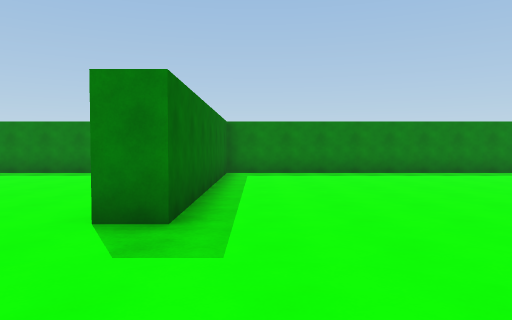
[1] (above)

24 first-person views from a walk through a scene from a Unity 3-D project. The camera is 1.5 m above the floor, tilts 2° down and sees 70° across. The floor is counted in squares, 2 m on a side. Each view is taken from the middle of a square. On the plan, view 1 faces up. The plan holds only what a view shows up to about 11 squares ahead; the rest is blank. The place goes on beyond the plan.

[2]
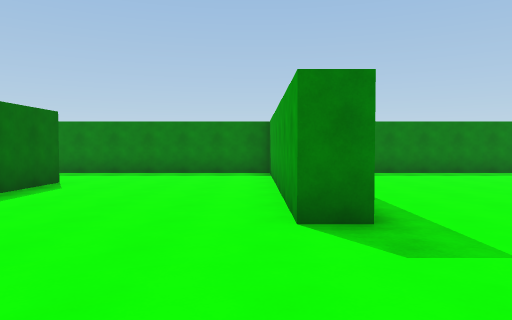

[3]
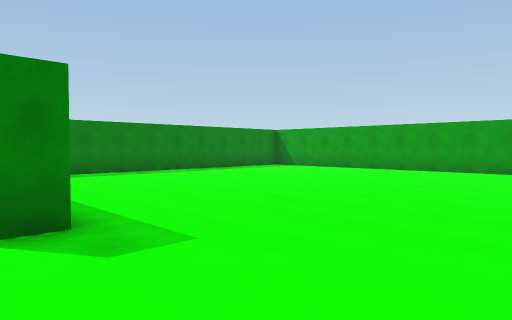

[4]
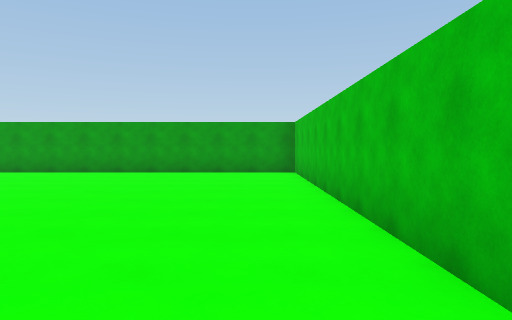

[5]
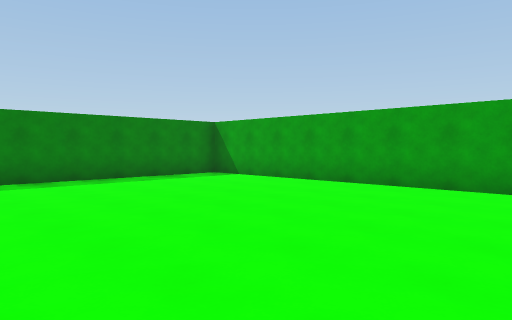

[6]
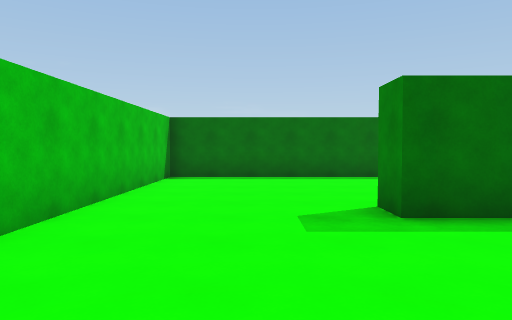

[7]
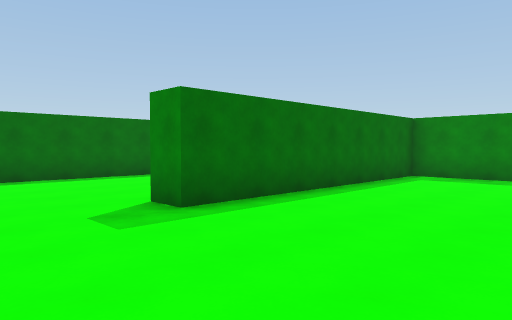

[8]
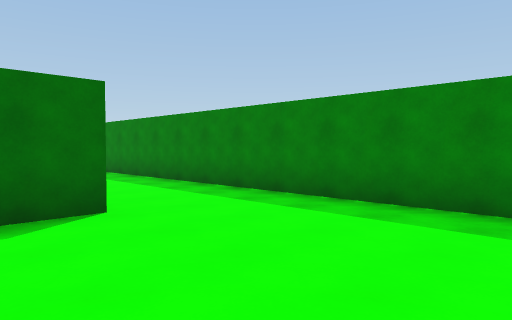

[9]
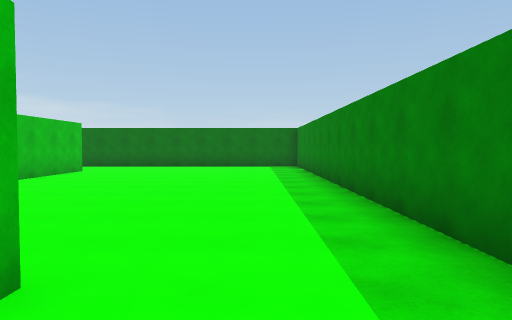

[10]
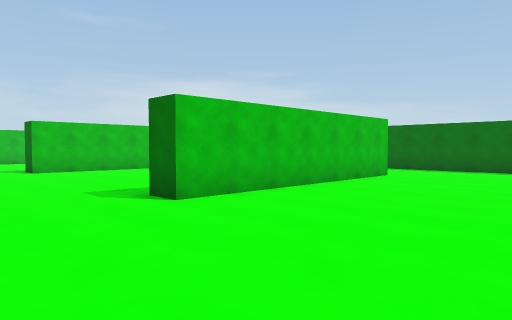

[11]
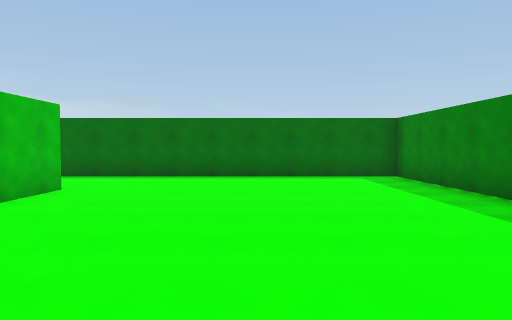

[12]
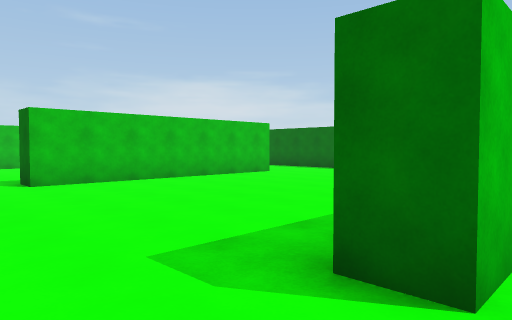

[13]
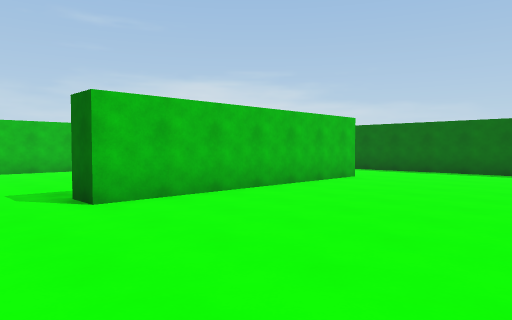

[14]
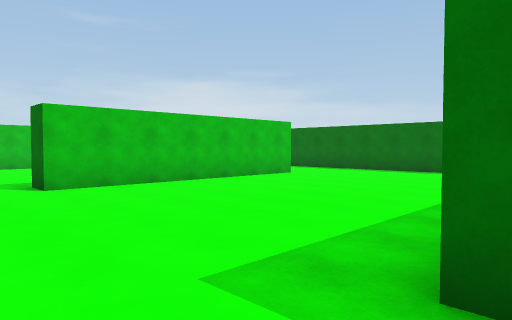

[15]
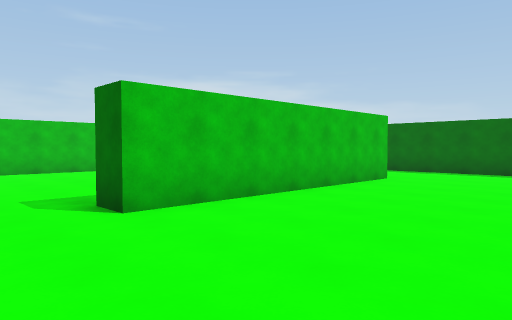

[16]
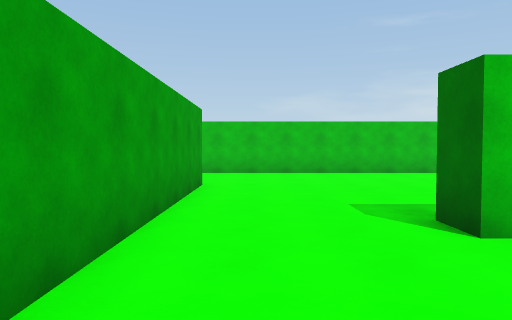

[17]
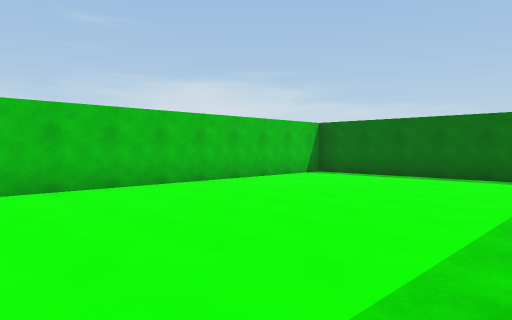

[18]
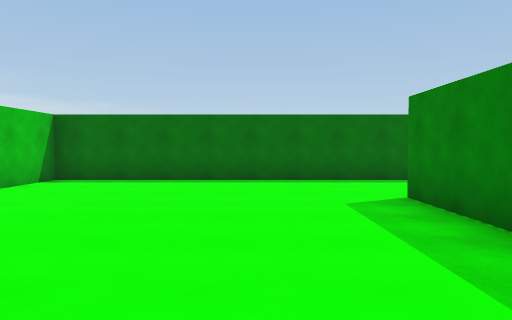

[19]
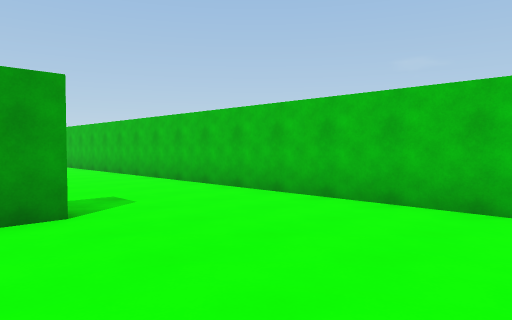

[20]
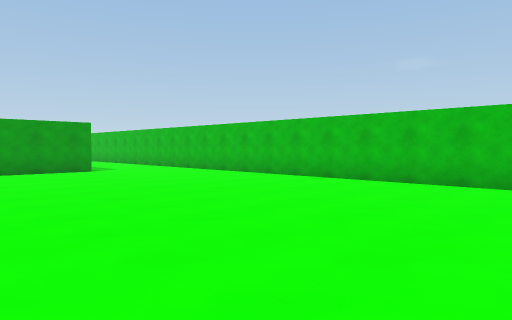

[21]
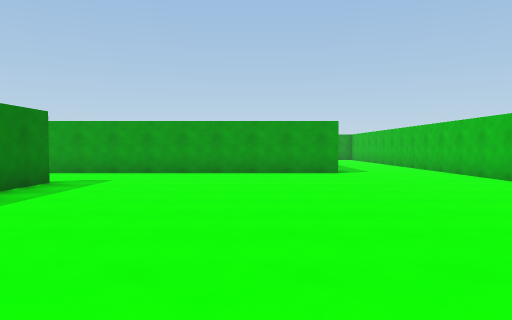

[22]
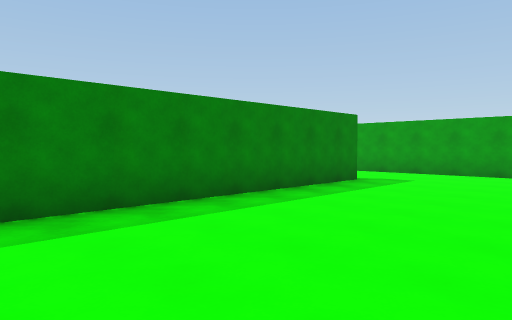

[23]
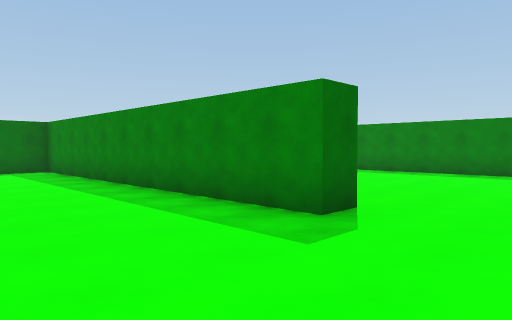

[24]
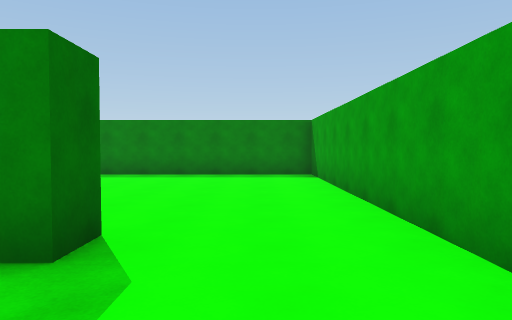

### Floor plan
Points are (right, up) in squares from view 1. A wall is a line through its corners. A room is listed if a view was taken in it or the views show most of it. See-through windows are left out.
Room 1 (views 1, 2, 3, 4, 5, 6, 7, 8, 9, 10)
walls: (-1.5, 10.6) (-7.5, 10.6); (-6.2, 7.8) (-6.2, -0.2) (9.9, -0.2) (9.9, 10.6) (-0.8, 10.6) (-0.8, 3.5) (-1.6, 3.5) (-1.6, 10.4)
ways out: opening at (-8, 9) to room 2
Room 2 (views 11, 12, 13, 14, 15, 16, 17, 18, 19, 20, 21, 22, 23, 24)
walls: (3.7, -7.9) (3.7, -8.7) (-6.2, -8.7) (-6.2, -9.9); (-6.9, -15.4) (-6.9, -9.5); (6.5, -15.5) (6.5, -0.9) (0.6, -0.9); (-14.1, -11.7) (-16.5, -11.7); (-16.5, -3.8) (-9.8, -3.8) (-9.8, -4.6); (-16.5, -11) (-9.8, -11) (-9.8, -11.8); (-16.5, 3.6) (-9.8, 3.6) (-9.8, 2.8); (-19.4, -7.6) (-19.4, -18.6) (7, -18.6); (-7.5, 10.6) (-19.4, 10.6) (-19.4, 2); (-19.4, -1) (-19.4, -3.2)
ways out: opening at (-8, 9) to room 1

Where each view was taken, in squares from view 1:
view 1: 0 up, 0 right, facing up
view 2: 0 up, 2 left, facing up
view 3: 0 up, 2 left, facing up-right
view 4: 1 up, 1 left, facing right
view 5: 2 up, 3 right, facing up-right
view 6: 2 up, 3 right, facing left
view 7: 1 up, 3 right, facing up-left
view 8: 6 up, 2 left, facing up-left
view 9: 9 up, 5 left, facing left
view 10: 8 up, 7 left, facing down-left
view 11: 7 up, 10 left, facing left
view 12: 4 up, 8 left, facing down-left
view 13: 1 up, 8 left, facing down-left
view 14: 4 down, 8 left, facing down-left
view 15: 7 down, 8 left, facing down-left
view 16: 8 down, 8 left, facing down
view 17: 12 down, 10 left, facing down-left
view 18: 14 down, 11 left, facing left
view 19: 14 down, 11 left, facing down-right
view 20: 11 down, 5 left, facing down-right
view 21: 13 down, 4 left, facing right
view 22: 13 down, 4 left, facing up-right
view 23: 12 down, 6 right, facing up-left
view 24: 11 down, 5 right, facing up
